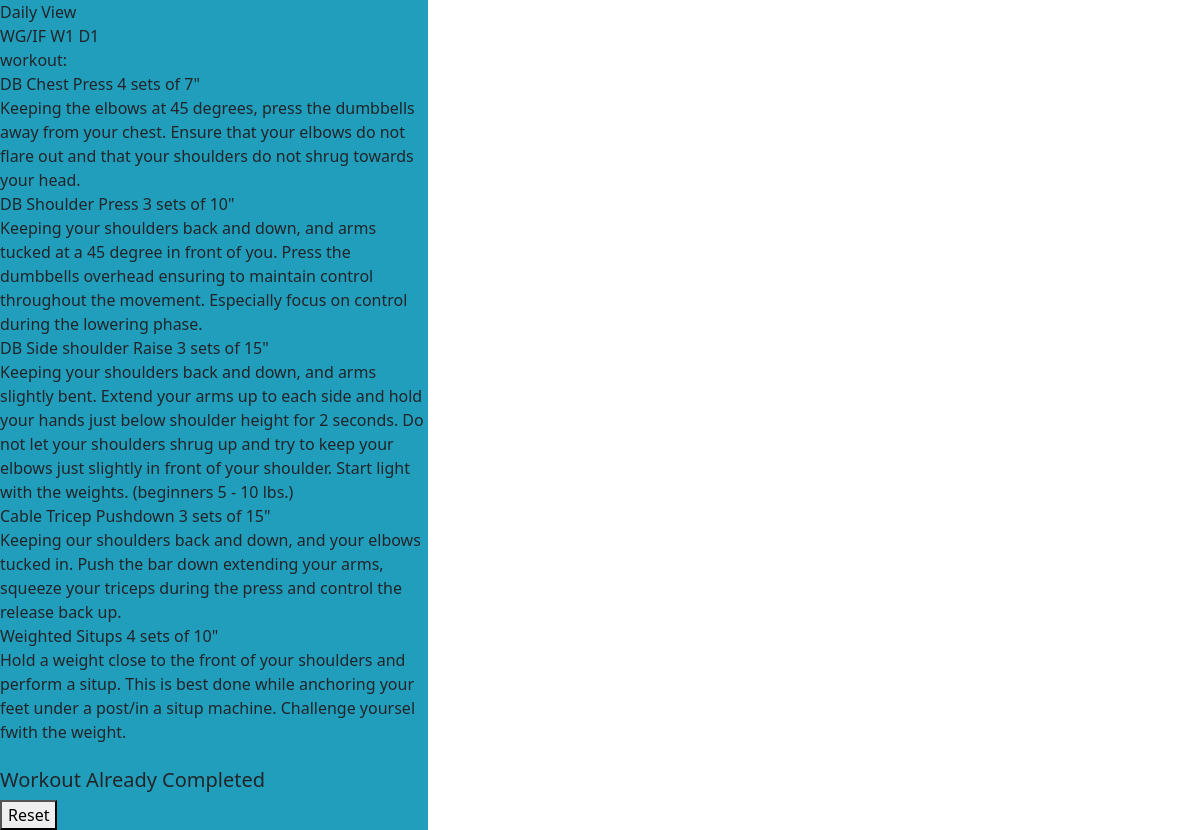
Page /workouts/daily/wgif-w1-d1 (signed in) on the committed database.
### workout/models.py (models this page shows, shortened)
class SingleWorkout(models.Model):
    name = models.CharField(max_length=128)
    display_name = models.CharField(max_length=128, default='display name')
    exercise_1 = models.TextField(blank=True)
    description_1 = models.TextField(blank=True)
    exercise_2 = models.TextField(blank=True)
    description_2 = models.TextField(blank=True)
    exercise_3 = models.TextField(blank=True)
    description_3 = models.TextField(blank=True)
    exercise_4 = models.TextField(blank=True)
    description_4 = models.TextField(blank=True)
    exercise_5 = models.TextField(blank=True)
    description_5 = models.TextField(blank=True)
    completed_status = models.BooleanField(default=False)
    slug = models.SlugField(null=False, unique=True)
    def __str__(self):
        return self.name

### workout/views.py (the view)
# urls.py: path('daily/<slug:slug>', WorkoutDetailView.as_view(), name="daily"),
class WorkoutDetailView(LoginRequiredMixin, DetailView):
    model = SingleWorkout
    template_name = 'workout/daily_view.html'
    success_url = reverse_lazy("template")
    def get_context_data(self, **kwargs):
        context = super(WorkoutDetailView, self).get_context_data(**kwargs)
        user = FitnessUser.objects.get(pk = self.request.user.pk)
        context['exercise'] = SingleWorkout.objects.get(slug = self.kwargs['slug'])
        context['workouts'] = {}
        for workout in user.completed_workouts.all():
            context['workouts'][workout.name] = workout
        return context

### templates/workout/daily_view.html (shortened to what this page needs)
{% extends 'base.html' %}
{% block content %}
Daily View
<br>
{{exercise}}
<br>
workout:
<br>
{{ exercise.exercise_1 }}
<br>
{{ exercise.description_1 }}
<br>
{{ exercise.exercise_2 }}
<br>
{{ exercise.description_2 }}
<br>
{{ exercise.exercise_3 }}
<br>
{{ exercise.description_3 }}
<br>
{{ exercise.exercise_4 }}
<br>
{{ exercise.description_4 }}
<br>
{{ exercise.exercise_5 }}
<br>
{{ exercise.description_5 }}
<br>
<br>
{% if exercise.name in workouts %}
<h5>Workout Already Completed</h5>
<form method="POST" action="{% url 'remove' slug=exercise.slug %}">
    <button type="submit">Reset</button>
</form>
{% else %}
<form method="POST" action="{% url 'update' slug=exercise.slug %}">
    {% csrf_token %}
    <button type="submit">Complete</button>
</form>
{% endif %}
{% endblock content %}

### templates/base.html (shortened to what this page needs)
<!DOCTYPE html>
<html lang="en">
{% load static %}
<head>
    <link rel="stylesheet" href="{% static 'css/base.css/' %}">
    <link href="https://cdn.jsdelivr.net/npm/bootstrap@5.2.0-beta1/dist/css/bootstrap.min.css" rel="stylesheet">
</head>
<body>
    <div class="base">
        {% block content %}
        {% endblock content %}
    </div>
</body>
</html>

### static/css/base.css (style rules this page uses)
* { max-width: 428px; max-height: 926px; }
div.base { background-color: #219EBC; position: absolute; top: 0px; right: 0px; bottom: 0px; left: 0px; }
::placeholder { color: #FFB703; }

### rows in the picture
SingleWorkout: name "WG/IF W1 D1", exercise_1 "DB Chest Press 4 sets of 7\"", description_1 "Keeping the elbows at 45 degrees, press the dumbbells away from your chest. Ensure that your elbows do not flare out and that your shoulders do not shrug towards your head.", exercise_2 "DB Shoulder Press 3 sets of 10\"", description_2 "Keeping your shoulders back and down, and arms tucked at a 45 degree in front of you. Press the dumbbells overhead ensuring to maintain control throughout the movement. Especially focus on control during the lowering phase.", exercise_3 "DB Side shoulder Raise 3 sets of 15\"", description_3 "Keeping your shoulders back and down, and arms slightly bent. Extend your arms up to each side and hold your hands just below shoulder height for 2 seconds. Do not let your shoulders shrug up and try to keep your elbows just slightly in front of your shoulder. Start light with the weights. (beginners 5 - 10 lbs.)", exercise_4 "Cable Tricep Pushdown 3 sets of 15\"", description_4 "Keeping our shoulders back and down, and your elbows tucked in. Push the bar down extending your arms, squeeze your triceps during the press and control the release back up.", exercise_5 "Weighted Situps 4 sets of 10\"", description_5 "Hold a weight close to the front of your shoulders and perform a situp. This is best done while anchoring your feet under a post/in a situp machine. Challenge yoursel fwith the weight."
